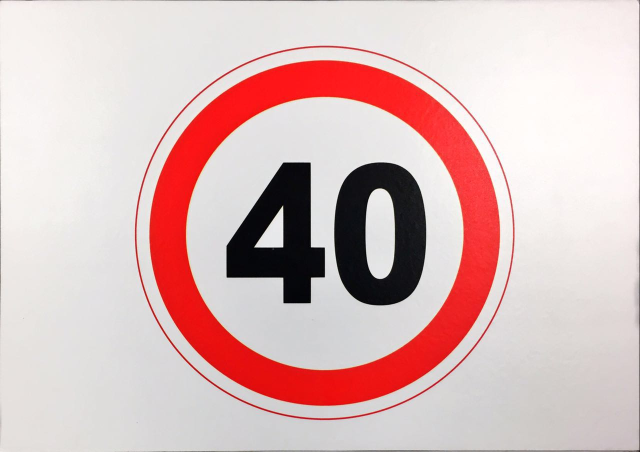
//> input picture 40-1.jpg, 1280 x 904 px (shown at 1/2 size)
$ ./Histogram   (built with g++ and OpenCV 4)
//> lines starting //> are read from the running program, lines starting //| are printed output that depends on the picture
#include <stdio.h>
#include <opencv2/opencv.hpp>
#include "opencv2/core/core.hpp"
#include "opencv2/highgui/highgui.hpp"
#include "opencv2/imgproc/imgproc.hpp"
#include <string.h>
#include <vector>
#include <iostream>

using namespace cv;
using namespace std;
int H, S, V;
Mat src;
bool flag = false;
int hist_w = 512;
int hist_h = 405;
Mat h_hist, s_hist, v_hist;
int x_coord_h, y_coord_h, x_coord_s, y_coord_s, x_coord_v, y_coord_v;
int bin_w;
 Mat histImage( hist_h, hist_w, CV_8UC3, Scalar( 0,0,0) );
  Mat histImage_h( hist_h, hist_w, CV_8UC3, Scalar( 0,0,0) );
  Mat histImage_s( hist_h, hist_w, CV_8UC3, Scalar( 0,0,0) );
  Mat histImage_v( hist_h, hist_w, CV_8UC3, Scalar( 0,0,0) );

// [47 lines left out: function CallBackFunc, not called in this run]

int main(int argc, char** argv )
{
     Mat dst, hsv;
     src = imread("40-1.jpg");
//> src is the input picture: 904 rows x 1280 cols, CV_8UC3; mean B, G, R 188.1, 188.8, 218.6
     cvtColor(src, hsv,CV_BGR2HSV);
//> hsv: 904 rows x 1280 cols, CV_8UC3; mean H, S, V 53.2, 38.5, 219.2
     /// Separate the image in 3 places ( h, s and v )
     vector<Mat> hsv_planes;
     split( hsv, hsv_planes );
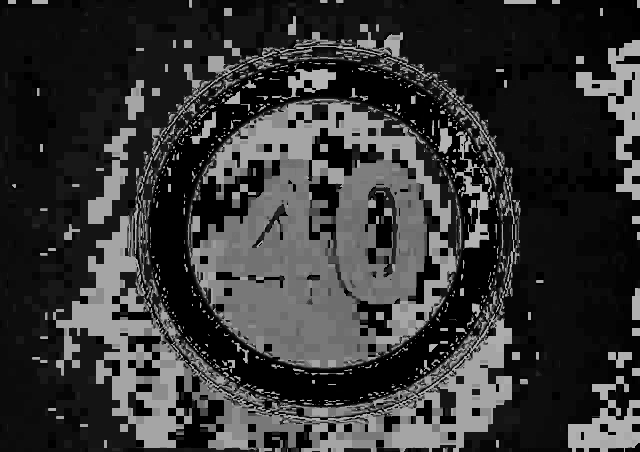
//> hsv_planes[0]: 904 rows x 1280 cols, CV_8UC1 (shown at 1/2 size); min 0, max 179, mean 53.2
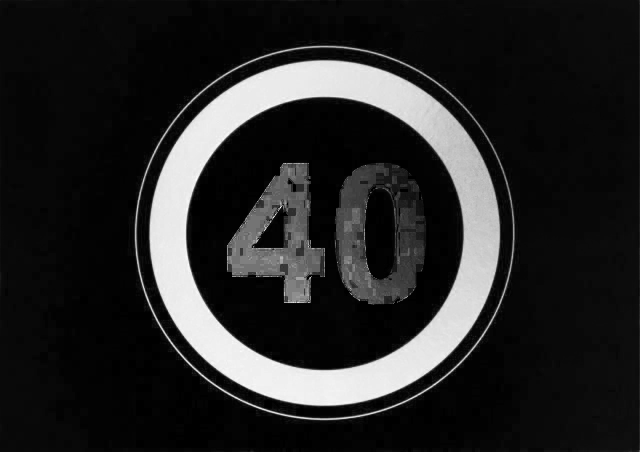
//> hsv_planes[1]: 904 rows x 1280 cols, CV_8UC1 (shown at 1/2 size); min 0, max 255, mean 38.5
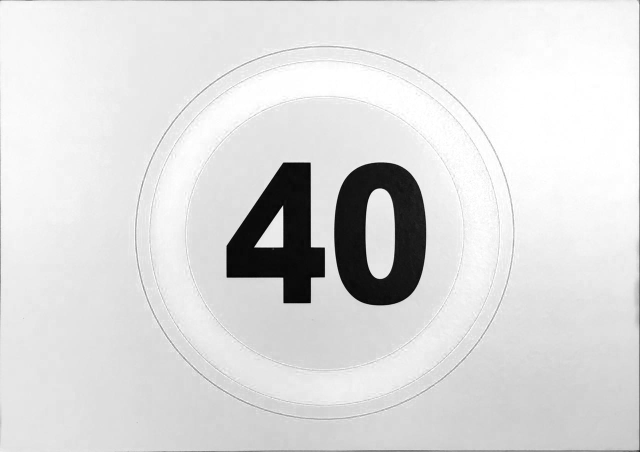
//> hsv_planes[2]: 904 rows x 1280 cols, CV_8UC1 (shown at 1/2 size); min 0, max 255, mean 219.2

    /// Establish the number of bins
    int histSize = 256;

   /// Set the ranges ( for h,s,v) )
   float range_h[] = { 0, 180 } ;
   float range_s[] = { 0, 256 } ;
   float range_v[] = { 0, 256 } ;
   //const float* histRange = { range };
   const float* histRange_h = { range_h};
   const float* histRange_s = { range_s};
   const float* histRange_v = { range_v};

   bool uniform = true; bool accumulate = false;

  /// Compute the histograms:
  calcHist( &hsv_planes[0], 1, 0, Mat(), h_hist, 1, &histSize, &histRange_h, uniform, accumulate );
//> h_hist = 256 values, max 193920 at index 0, min 0 at index 3, mean 4520
  calcHist( &hsv_planes[1], 1, 0, Mat(), s_hist, 1, &histSize, &histRange_s, uniform, accumulate );
//> s_hist = 256 values, max 175396 at index 2, min 15 at index 1, mean 4520
  calcHist( &hsv_planes[2], 1, 0, Mat(), v_hist, 1, &histSize, &histRange_v, uniform, accumulate );
//> v_hist = 256 values, max 54981 at index 255, min 11 at index 97, mean 4520

  // Draw the histograms for B, G and R
  //int hist_w = 512; int hist_h = 400;
   bin_w = cvRound( (double) hist_w/histSize );

  // [6 lines of commented-out code are left out]
  normalize(h_hist, h_hist, 0, histImage.rows, NORM_MINMAX, -1, Mat() );
//> h_hist = 256 values, max 405 at index 0, min 0 at index 3, mean 9.44
  normalize(s_hist, s_hist, 0, histImage.rows, NORM_MINMAX, -1, Mat() );
//> s_hist = 256 values, max 405 at index 2, min 0 at index 1, mean 10.4
  normalize(v_hist, v_hist, 0, histImage.rows, NORM_MINMAX, -1, Mat() );
//> v_hist = 256 values, max 405 at index 255, min 0 at index 97, mean 33.22
  /// Draw for each channel
  for( int i = 1; i < histSize; i++ )
  {
      line( histImage, Point( bin_w*(i-1), hist_h - cvRound(h_hist.at<float>(i-1)) ) ,
                       Point( bin_w*(i), hist_h - cvRound(h_hist.at<float>(i)) ),
                       Scalar( 255, 0, 0), 2, 8, 0  );
      cout << "intensity" <<i << "h val" << cvRound(h_hist.at<float>(i)) <<endl;
      line( histImage, Point( bin_w*(i-1), hist_h - cvRound(s_hist.at<float>(i-1)) ) ,
                       Point( bin_w*(i), hist_h - cvRound(s_hist.at<float>(i)) ),
                       Scalar( 0, 255, 0), 2, 8, 0  );
      line( histImage, Point( bin_w*(i-1), hist_h - cvRound(v_hist.at<float>(i-1)) ) ,
                       Point( bin_w*(i), hist_h - cvRound(v_hist.at<float>(i)) ),
                       Scalar( 0, 0, 255), 2, 8, 0  );
  }
//> this loop made 255 passes
//| intensity1h val22
//| intensity2h val8
//| intensity3h val0
//| intensity4h val65
//| intensity5h val4
//| intensity6h val0
//| intensity7h val6
//| intensity8h val206
//> (output is shown up to pass 8 of 255)
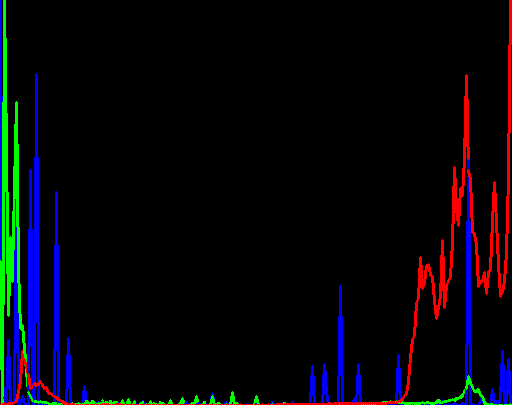
//> histImage: 405 rows x 512 cols, CV_8UC3; mean B, G, R 10.7, 5.3, 6.1
  for( int i = 1; i < histSize; i++ )
  {
      line( histImage_h, Point( bin_w*(i-1), hist_h - cvRound(h_hist.at<float>(i-1)) ) ,
                       Point( bin_w*(i), hist_h - cvRound(h_hist.at<float>(i)) ),
                       Scalar( 255, 0, 0), 2, 8, 0  ); // red
      line( histImage_s, Point( bin_w*(i-1), hist_h - cvRound(s_hist.at<float>(i-1)) ) ,
                       Point( bin_w*(i), hist_h - cvRound(s_hist.at<float>(i)) ),
                       Scalar( 0, 255, 0), 2, 8, 0  ); //green
      line( histImage_v, Point( bin_w*(i-1), hist_h - cvRound(v_hist.at<float>(i-1)) ) ,
                       Point( bin_w*(i), hist_h - cvRound(v_hist.at<float>(i)) ),
                       Scalar( 0, 0, 255), 2, 8, 0  ); // blue
  }
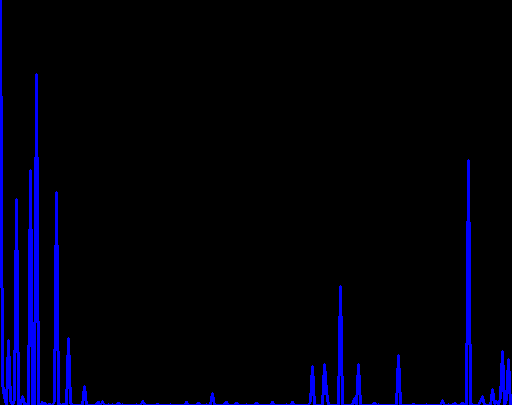
//> histImage_h: 405 rows x 512 cols, CV_8UC3; mean B, G, R 12.6, 0, 0
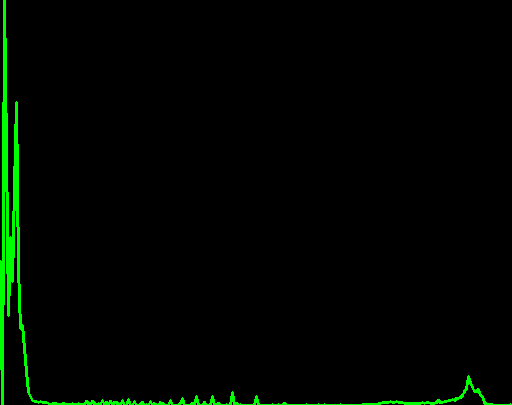
//> histImage_s: 405 rows x 512 cols, CV_8UC3; mean B, G, R 0, 5.9, 0
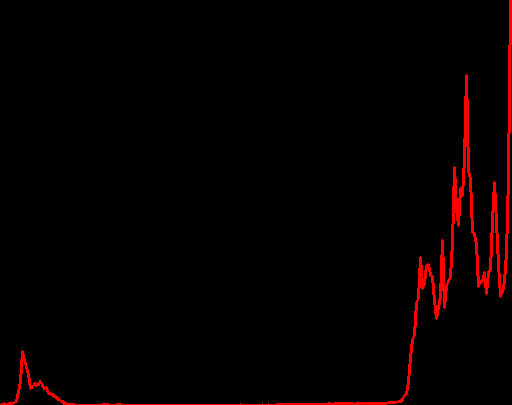
//> histImage_v: 405 rows x 512 cols, CV_8UC3; mean B, G, R 0, 0, 6.3

  /// Display
  namedWindow("My Window",WINDOW_NORMAL);

  imshow("My Window", src);
  namedWindow("calcHist Demo", CV_WINDOW_AUTOSIZE );
  imshow("calcHist Demo", histImage);
  namedWindow("Hist hue", CV_WINDOW_AUTOSIZE);
  imshow("Hist hue", histImage_h);
  namedWindow("Hist saturation", CV_WINDOW_AUTOSIZE );
  imshow("Hist saturation", histImage_s);
  namedWindow("Hist value", CV_WINDOW_AUTOSIZE );
  imshow("Hist value", histImage_v);
  setMouseCallback("My Window", CallBackFunc, &src);

     waitKey(0);

     return 0;
}
